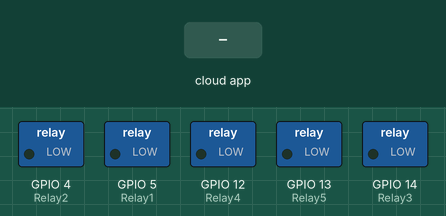
Recording of a sketch running on a simulated ESP8266 (NodeMCU). Parts: switched loads named in the sketch (green lamp = pin HIGH). The test bench sets the inputs (shaded band). WiFi joins after 1.5 s; servers stay silent unless stated; not simulated (calls return 0 or success): arduino_secrets.h.

Above: at 2.7 s.
2.8 s: the phone or cloud app sets relay1 to 0
At 3.6 s:
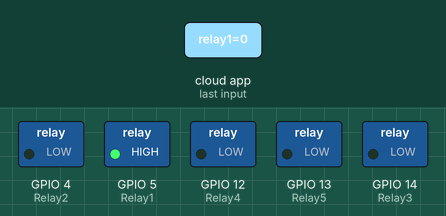
4.5 s: the phone or cloud app sets relay2 to 0
At 5.7 s:
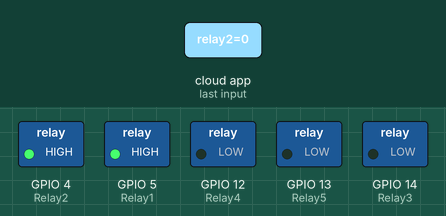
6.0 s: the phone or cloud app sets relay3 to 0
At 7.1 s:
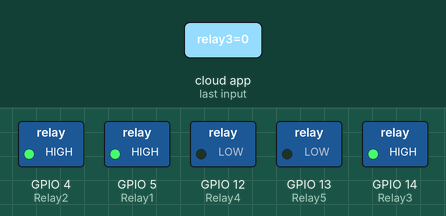
7.5 s: the phone or cloud app sets relay4 to 0
At 8.2 s:
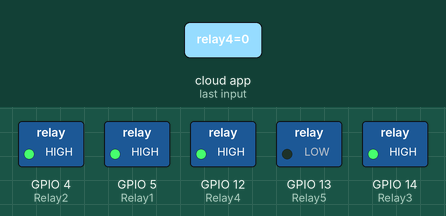
9.0 s: the phone or cloud app sets relay5 to 0
At 9.3 s:
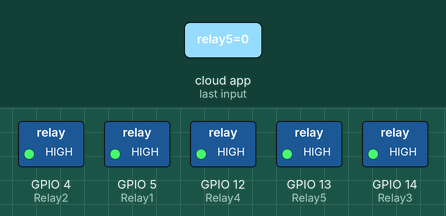
10.5 s: the phone or cloud app sets relay1 to 1
At 11.7 s:
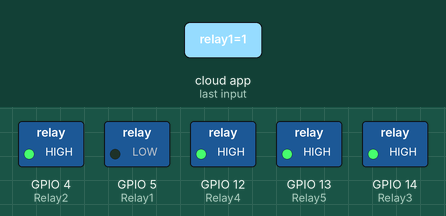
Timing chart, 0 to 13.0 s (numbered marks = the images above; inputs shaded):
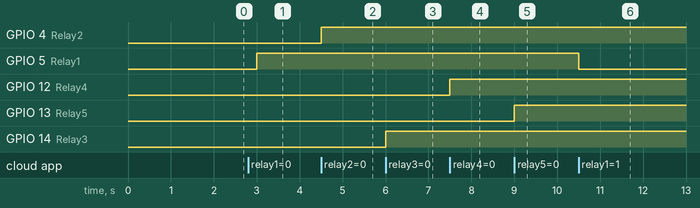

Measured:
- after the input at 2.8 s, GPIO 5 (Relay1): LOW → HIGH after 0.20 s
- after the input at 4.5 s, GPIO 4 (Relay2): LOW → HIGH at once
- after the input at 6.0 s, GPIO 14 (Relay3): LOW → HIGH at once
- after the input at 7.5 s, GPIO 12 (Relay4): LOW → HIGH at once
- after the input at 9.0 s, GPIO 13 (Relay5): LOW → HIGH at once
- after the input at 10.5 s, GPIO 5 (Relay1): HIGH → LOW at once

The sketch:

Home_Automation_may05a.ino
```cpp
#include "arduino_secrets.h"
/*
  Sketch generated by the Arduino IoT Cloud Thing "Untitled"

  Arduino IoT Cloud Variables description

  The following variables are automatically generated and updated when changes are made to the Thing

  CloudSwitch relay1;
  CloudSwitch relay2;
  CloudSwitch relay3;
  CloudSwitch relay4;
  CloudSwitch relay5;

  Variables which are marked as READ/WRITE in the Cloud Thing will also have functions
  which are called when their values are changed from the Dashboard.
  These functions are generated with the Thing and added at the end of this sketch.
*/

#include "thingProperties.h"
int Relay1=5;
int Relay2=4;
int Relay3=14;
int Relay4=12;
int Relay5=13;

void setup() {
  // Initialize serial and wait for port to open:
  Serial.begin(9600);
  // This delay gives the chance to wait for a Serial Monitor without blocking if none is found
  delay(1500);
  pinMode(Relay1,OUTPUT);
  pinMode(Relay2,OUTPUT);
  pinMode(Relay3,OUTPUT);
  pinMode(Relay4,OUTPUT);
  pinMode(Relay5,OUTPUT);

  // Defined in thingProperties.h
  initProperties();

  // Connect to Arduino IoT Cloud
  ArduinoCloud.begin(ArduinoIoTPreferredConnection);

  /*
     The following function allows you to obtain more information
     related to the state of network and IoT Cloud connection and errors
     the higher number the more granular information you’ll get.
     The default is 0 (only errors).
     Maximum is 4
 */
  setDebugMessageLevel(2);
  ArduinoCloud.printDebugInfo();
}

void loop() {
  ArduinoCloud.update();
  // Your code here
}


/*
  Since Relay1 is READ_WRITE variable, onRelay1Change() is
  executed every time a new value is received from IoT Cloud.
*/
void onRelay1Change()  {
  // Add your code here to act upon Relay1 change
    if(relay1)
  {
    digitalWrite(Relay1,LOW);
  }
  else
  {
    digitalWrite(Relay1,HIGH);
  }
}

/*
  Since Relay2 is READ_WRITE variable, onRelay2Change() is
  executed every time a new value is received from IoT Cloud.
*/
void onRelay2Change()  {
  // Add your code here to act upon Relay2 change
    if(relay2)
  {
    digitalWrite(Relay2,LOW);
  }
  else
  {
    digitalWrite(Relay2,HIGH);
  }
}

/*
  Since Relay3 is READ_WRITE variable, onRelay3Change() is
  executed every time a new value is received from IoT Cloud.
*/
void onRelay3Change()  {
  // Add your code here to act upon Relay3 change
    if(relay3)
  {
    digitalWrite(Relay3,LOW);
  }
  else
  {
    digitalWrite(Relay3,HIGH);
  }
}

/*
  Since Relay4 is READ_WRITE variable, onRelay4Change() is
  executed every time a new value is received from IoT Cloud.
*/
void onRelay4Change()  {
  // Add your code here to act upon Relay4 change
    if(relay4)
  {
    digitalWrite(Relay4,LOW);
  }
  else
  {
    digitalWrite(Relay4,HIGH);
  }
}

/*
  Since Relay5 is READ_WRITE variable, onRelay5Change() is
  executed every time a new value is received from IoT Cloud.
*/
void onRelay5Change()  {
  // Add your code here to act upon Relay5 change
    if(relay5)
  {
    digitalWrite(Relay5,LOW);
  }
  else
  {
    digitalWrite(Relay5,HIGH);
  }
}
```

thingProperties.h
```cpp
// Code generated by Arduino IoT Cloud, DO NOT EDIT.

#include <ArduinoIoTCloud.h>
#include <Arduino_ConnectionHandler.h>

const char DEVICE_LOGIN_NAME[]  = "6b35fa75-6b19-47f5-828a-79b8e12f6b81";

const char SSID[]               = SECRET_SSID;    // Network SSID (name)
const char PASS[]               = SECRET_OPTIONAL_PASS;    // Network password (use for WPA, or use as key for WEP)
const char DEVICE_KEY[]  = SECRET_DEVICE_KEY;    // Secret device password

void onRelay1Change();
void onRelay2Change();
void onRelay3Change();
void onRelay4Change();
void onRelay5Change();

CloudSwitch relay1;
CloudSwitch relay2;
CloudSwitch relay3;
CloudSwitch relay4;
CloudSwitch relay5;

void initProperties(){

  ArduinoCloud.setBoardId(DEVICE_LOGIN_NAME);
  ArduinoCloud.setSecretDeviceKey(DEVICE_KEY);
  ArduinoCloud.addProperty(relay1, READWRITE, ON_CHANGE, onRelay1Change);
  ArduinoCloud.addProperty(relay2, READWRITE, ON_CHANGE, onRelay2Change);
  ArduinoCloud.addProperty(relay3, READWRITE, ON_CHANGE, onRelay3Change);
  ArduinoCloud.addProperty(relay4, READWRITE, ON_CHANGE, onRelay4Change);
  ArduinoCloud.addProperty(relay5, READWRITE, ON_CHANGE, onRelay5Change);

}

WiFiConnectionHandler ArduinoIoTPreferredConnection(SSID, PASS);
```
